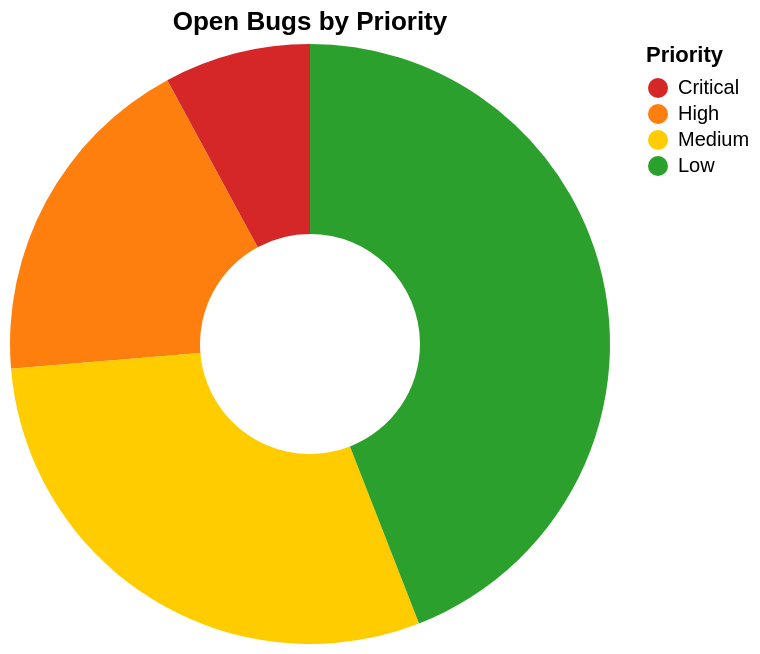

The Vega-Lite source for this figure:
### Vega-Lite specification from a JSON file in a GitHub repository (floating-point values rounded to 4 significant figures)
{"$schema": "https://vega.github.io/schema/vega-lite/v5.json", "description": "Bug priority distribution", "data": {"values": [{"priority": "Critical", "count": 12}, {"priority": "High", "count": 28}, {"priority": "Medium", "count": 45}, {"priority": "Low", "count": 67}]}, "mark": {"type": "arc", "innerRadius": 55}, "encoding": {"theta": {"field": "count", "type": "quantitative"}, "color": {"field": "priority", "type": "nominal", "scale": {"domain": ["Critical", "High", "Medium", "Low"], "range": ["#d62728", "#ff7f0e", "#ffcc00", "#2ca02c"]}, "legend": {"title": "Priority"}}, "tooltip": [{"field": "priority", "type": "nominal"}, {"field": "count", "type": "quantitative", "title": "Open Bugs"}]}, "title": "Open Bugs by Priority"}
